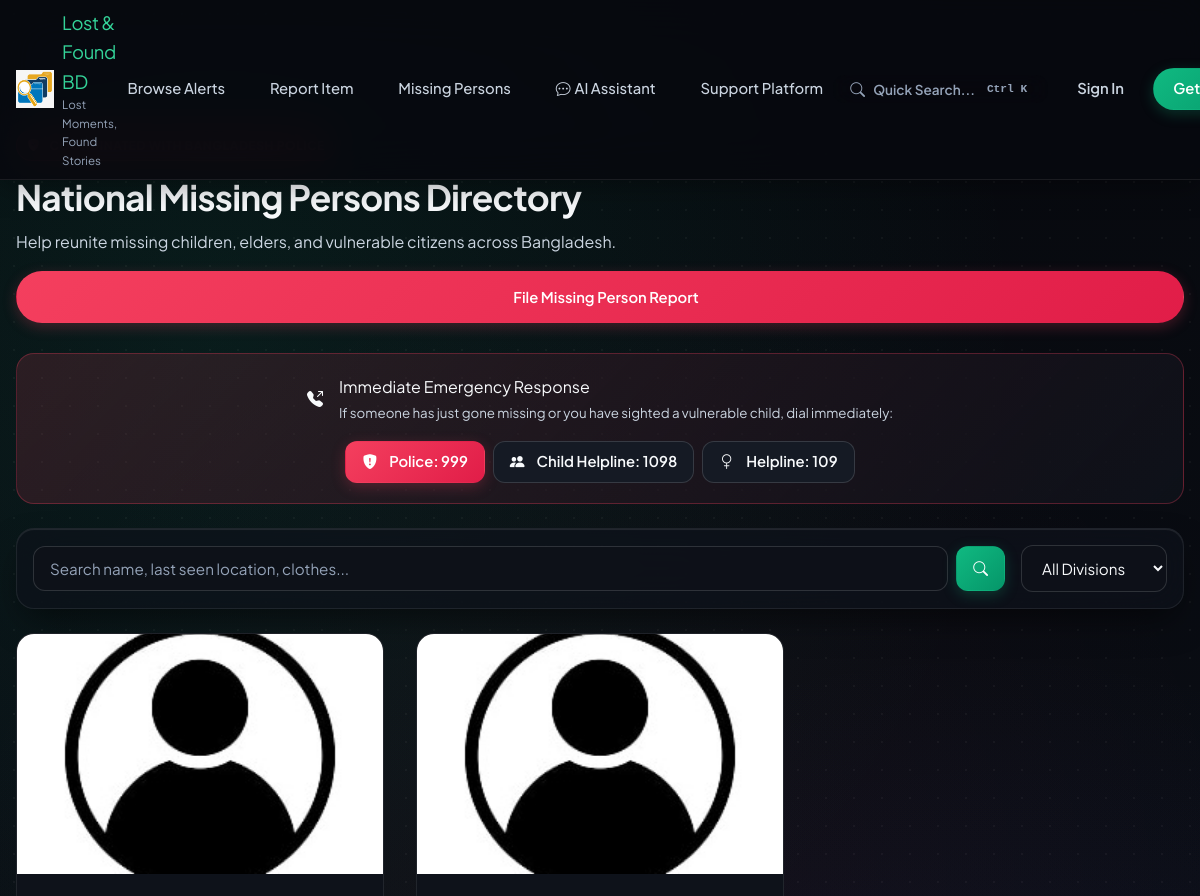
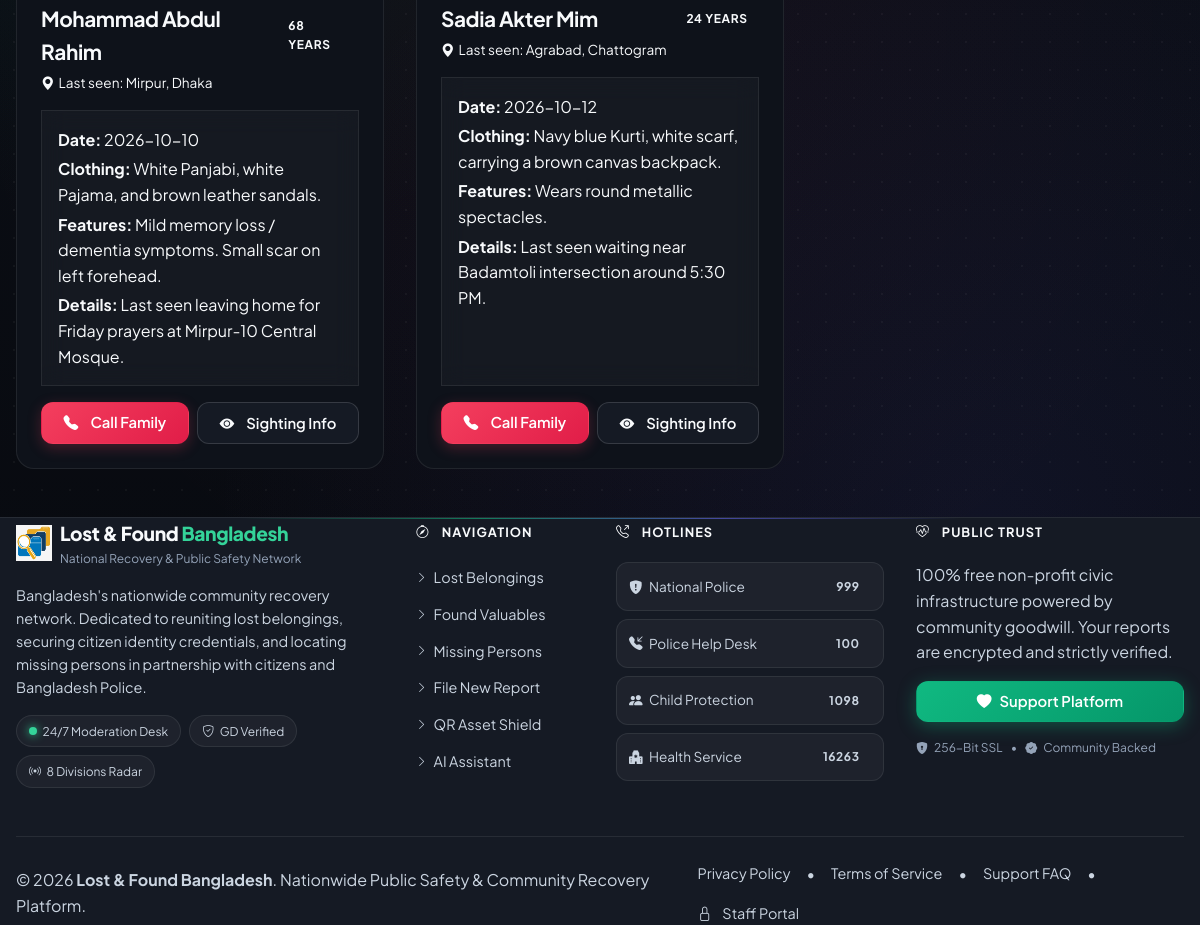
Screenshot of /missing_person.php with the database file from the repository (2 pictures, top to bottom).
### tables this page shows
CREATE TABLE IF NOT EXISTS `missing_persons` (
  `id` INT AUTO_INCREMENT PRIMARY KEY,
  `user_id` INT NULL,
  `full_name` VARCHAR(150) NOT NULL,
  `nid` VARCHAR(30) NULL,
  `contact_phone` VARCHAR(25) NOT NULL,
  `emergency_phone` VARCHAR(25) NULL,
  `missing_date` DATE NOT NULL,
  `last_seen_division` VARCHAR(50) NOT NULL,
  `last_seen_district` VARCHAR(50) NOT NULL,
  `last_seen_details` TEXT NOT NULL,
  `age` INT NOT NULL,
  `gender` ENUM('male', 'female', 'other') DEFAULT 'male',
  `height` VARCHAR(30) NULL,
  `hair_color` VARCHAR(50) DEFAULT 'Black',
  `eye_color` VARCHAR(50) DEFAULT 'Brown',
  `clothing_description` TEXT NOT NULL,
  `distinguishing_features` TEXT NULL,
  `photo` VARCHAR(255) DEFAULT 'images/default_person.jpg',
  `gd_number` VARCHAR(50) NULL,
  `status` ENUM('missing', 'sighted', 'found_safe', 'resolved') DEFAULT 'missing',
  `created_at` TIMESTAMP DEFAULT CURRENT_TIMESTAMP,
  `updated_at` TIMESTAMP DEFAULT CURRENT_TIMESTAMP ON UPDATE CURRENT_TIMESTAMP,
  FOREIGN KEY (`user_id`) REFERENCES `users`(`id`) ON DELETE SET NULL,
  INDEX `idx_missing_status` (`status`),
  INDEX `idx_missing_division` (`last_seen_division`)
);

### src/Services/MissingPersonService.php (called while the page is built, shortened)
<?php
class MissingPersonService
{
    public function getMissingPersons(array $filters = []): array
    {
        $db = Database::getConnection();
        $conditions = ["1=1"];
        $params = [];
        $whereClause = implode(" AND ", $conditions);
        $limit = isset($filters['limit']) ? max(1, min(100, (int)$filters['limit'])) : 50;
        $offset = isset($filters['offset']) ? max(0, (int)$filters['offset']) : 0;
        $sql = "SELECT * FROM missing_persons WHERE {$whereClause} ORDER BY created_at DESC LIMIT {$limit} OFFSET {$offset}";
        $stmt = $db->prepare($sql);
        $stmt->execute($params);
        $persons = $stmt->fetchAll();
        $countSql = "SELECT COUNT(*) as total FROM missing_persons WHERE {$whereClause}";
        $countStmt = $db->prepare($countSql);
        $countStmt->execute($params);
        $total = (int)$countStmt->fetchColumn();
        return [
            'persons' => $persons,
            'total'   => $total,
        ];
    }
}

### missing_person.php (the view, shortened to what this page needs)
<?php
$missingService = new MissingPersonService();
$division = $_GET['division'] ?? 'All';
$status = $_GET['status'] ?? 'All';
$query = $_GET['query'] ?? '';
$filters = [
    'division' => $division,
    'status'   => $status,
    'query'    => $query,
    'limit'    => 50
];
$res = $missingService->getMissingPersons($filters);
$persons = $res['persons'];
?>
<!DOCTYPE html>
<html lang="en">
<head>
    <link rel="stylesheet" href="https://cdn.jsdelivr.net/npm/bootstrap-icons@1.11.3/font/bootstrap-icons.min.css">
    <link rel="stylesheet" href="css/design-system.css">
</head>
<body>
    <?php include __DIR__ . '/components/navbar.php'; ?>
    <main class="container mx-auto px-3" style="max-width: 1320px;">
        <div class="missing-header">
            <div class="d-flex flex-column flex-lg-row justify-content-between align-items-lg-center gap-3">
                <div>
                    <span class="badge badge-missing mb-2"><i class="bi bi-shield-fill-check me-1"></i> Coordinated with Bangladesh Police</span>
                    <h1 class="text-light fw-bold mb-1" style="font-size: 2.2rem;">National Missing Persons Directory</h1>
                    <p class="text-secondary mb-0">Help reunite missing children, elders, and vulnerable citizens across Bangladesh.</p>
                </div>
                <button type="button" class="btn btn-danger btn-pill px-4 py-3" onclick="openReportModal()">
                    <i class="bi bi-person-fill-plus me-1"></i> File Missing Person Report
                </button>
            </div>
        </div>
        <div class="emergency-call-card mb-4 d-flex flex-column flex-md-row justify-content-between align-items-md-center gap-3">
            <div class="d-flex align-items-center gap-3">
                <i class="bi bi-telephone-outbound-fill text-rose fs-1"></i>
                <div>
                    <div class="fw-bold text-light">Immediate Emergency Response</div>
                    <small class="text-secondary">If someone has just gone missing or you have sighted a vulnerable child, dial immediately:</small>
                </div>
            </div>
            <div class="d-flex flex-wrap gap-2">
                <a href="tel:999" class="btn btn-danger btn-sm px-3 py-2"><i class="bi bi-shield-fill-exclamation me-1"></i> Police: 999</a>
                <a href="tel:1098" class="btn btn-secondary btn-sm px-3 py-2"><i class="bi bi-people-fill me-1 text-emerald"></i> Child Helpline: 1098</a>
                <a href="tel:109" class="btn btn-secondary btn-sm px-3 py-2"><i class="bi bi-gender-female me-1 text-rose"></i> Helpline: 109</a>
            </div>
        </div>
        <div class="glass-panel p-3 mb-4 d-flex flex-wrap align-items-center gap-3">
            <div class="flex-grow-1" style="min-width: 240px;">
                <form action="missing_person.php" method="GET" class="d-flex gap-2">
                    <input type="text" class="form-control" name="query" value="<?= htmlspecialchars($query, ENT_QUOTES, 'UTF-8') ?>" placeholder="Search name, last seen location, clothes...">
                    <button type="submit" class="btn btn-primary px-3"><i class="bi bi-search"></i></button>
                </form>
            </div>
            <div class="d-flex gap-2">
                <select class="form-select" onchange="location.href='missing_person.php?division=' + this.value;">
                    <option value="All" <?= $division === 'All' ? 'selected' : '' ?>>All Divisions</option>
                </select>
            </div>
        </div>
        <?php if (!empty($persons)): ?>
            <div class="row g-4 mb-5">
                <?php foreach ($persons as $p): ?>
                <div class="col-12 col-md-6 col-lg-4">
                    <div class="person-card h-100 d-flex flex-column">
                        <div style="height: 240px; overflow: hidden; position: relative; background: #000;">
                            <img src="<?= htmlspecialchars($p['photo'] ?: 'images/default_person.jpg', ENT_QUOTES, 'UTF-8') ?>" alt="<?= htmlspecialchars($p['full_name'], ENT_QUOTES, 'UTF-8') ?>" style="width: 100%; height: 100%; object-fit: cover;">
                        </div>
                        <div class="p-4 d-flex flex-column flex-grow-1">
                            <div class="d-flex justify-content-between align-items-center mb-1">
                                <h3 class="fw-bold text-light mb-0" style="font-size: 1.3rem;"><?= htmlspecialchars($p['full_name'], ENT_QUOTES, 'UTF-8') ?></h3>
                                <span class="badge bg-secondary-subtle text-light" style="font-size: 0.75rem;"><?= (int)$p['age'] ?> Years</span>
                            </div>
                            <div class="text-rose mb-3" style="font-size: 0.85rem;">
                                <i class="bi bi-geo-alt-fill me-1"></i>Last seen: <?= htmlspecialchars($p['last_seen_district'] . ', ' . $p['last_seen_division'], ENT_QUOTES, 'UTF-8') ?>
                            </div>
                            <div class="p-3 rounded glass-subtle small mb-3 flex-grow-1">
                                <div class="mb-1"><strong>Date:</strong> <?= htmlspecialchars($p['missing_date'], ENT_QUOTES, 'UTF-8') ?></div>
                                <div class="mb-1"><strong>Clothing:</strong> <?= htmlspecialchars($p['clothing_description'], ENT_QUOTES, 'UTF-8') ?></div>
                                <?php if (!empty($p['distinguishing_features'])): ?>
                                    <div class="mb-1"><strong>Features:</strong> <?= htmlspecialchars($p['distinguishing_features'], ENT_QUOTES, 'UTF-8') ?></div>
                                <?php endif; ?>
                                <div><strong>Details:</strong> <?= htmlspecialchars($p['last_seen_details'], ENT_QUOTES, 'UTF-8') ?></div>
                            </div>
                            <div class="d-flex gap-2">
                                <a href="tel:<?= htmlspecialchars($p['contact_phone'], ENT_QUOTES, 'UTF-8') ?>" class="btn btn-danger btn-sm flex-grow-1 py-2">
                                    <i class="bi bi-telephone-fill me-1"></i> Call Family
                                </a>
                                <button type="button" class="btn btn-secondary btn-sm flex-grow-1 py-2" onclick="alert('Thank you. Sighting reports are shared with the investigating police officer.')">
                                    <i class="bi bi-eye-fill me-1"></i> Sighting Info
                                </button>
                            </div>
                        </div>
                    </div>
                </div>
                <?php endforeach; ?>
            </div>
        <?php endif; ?>
    </main>
    <?php include __DIR__ . '/components/footer.php'; ?>
</body>
</html>

### missing_person.php (style rules this page uses)
.missing-header { padding-top: 130px; padding-bottom: 30px; }
.emergency-call-card { background: linear-gradient(135deg, rgba(244, 63, 94, 0.15), rgba(14, 18, 26, 0.9)); border: 1px solid rgba(244, 63, 94, 0.3); border-radius: var(--radius-lg); padding: 1.25rem 1.5rem; }
.person-card { border-radius: var(--radius-lg); background: var(--bg-surface); border: 1px solid var(--border-subtle); overflow: hidden; transition: transform var(--transition-smooth), border-color var(--transition-smooth); }

### rows the page displays
missing_persons: photo (placeholder picture), full_name "Mohammad Abdul Rahim", age "68", last_seen_district+last_seen_division "Mirpur, Dhaka", missing_date "2026-10-10", clothing_description "White Panjabi, white Pajama, and brown leather sandals.", distinguishing_features "Mild memory loss / dementia symptoms. Small scar on left forehead.", last_seen_details "Last seen leaving home for Friday prayers at Mirpur-10 Central Mosque."
missing_persons: photo (placeholder picture), full_name "Sadia Akter Mim", age "24", last_seen_district+last_seen_division "Agrabad, Chattogram", missing_date "2026-10-12", clothing_description "Navy blue Kurti, white scarf, carrying a brown canvas backpack.", distinguishing_features "Wears round metallic spectacles.", last_seen_details "Last seen waiting near Badamtoli intersection around 5:30 PM."
